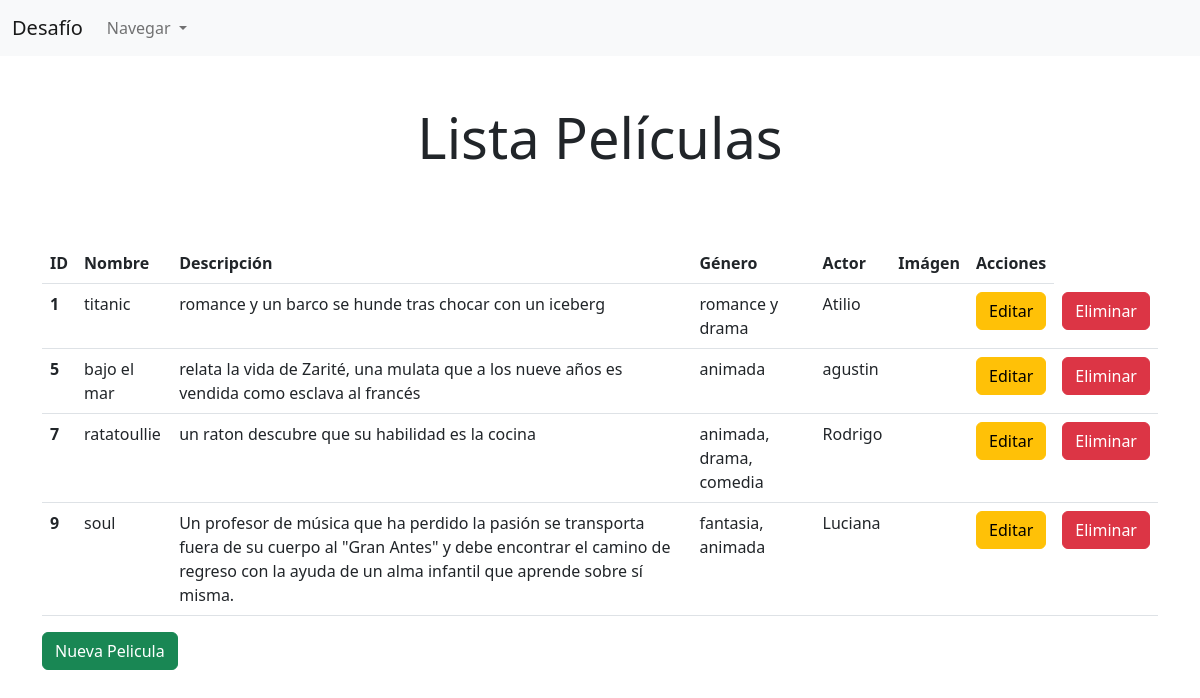
The page /listaPeliculas/ on the database its author committed.
### peliculas/models.py (models this page shows, shortened)
class tablaPelicula(models.Model):
    nombre_pelicula = models.CharField(max_length=200)
    descripcion = models.CharField(max_length=200)
    base = models.BinaryField(blank=True)
    genero = models.CharField(max_length=200)
    persona = models.ForeignKey(tablaPersona, models.CASCADE, blank=True, null=True)

class tablaPersona(models.Model):
    nacimiento = models.DateField()
    nombre = models.CharField(max_length=155)
    apellido = models.CharField(max_length=155)
    dni = models.IntegerField()
    sueldo_mensual = models.IntegerField()
    def __str__(self):
        return "{}".format(self.nombre)

### peliculas/views.py (the view)
# urls.py: path('listaPeliculas/', peliculaView.listarPelicula, name='listaPeliculas'),
    def listarPelicula(request):
        pelicula = tablaPelicula.objects.all()
        return render(request, 'listaPeliculas.html', {'peliculas':pelicula})

### peliculas/templates/listaPeliculas.html (shortened to what this page needs)
{% extends 'base.html' %}
{% load crispy_forms_tags %}
{% block content %}
<br>
<h1 class="text-center display-4 my-4">Lista Películas</h1>
<br>
<br>
<div class="container">
    <table class="table">
        <thead>
            <tr>
                <th scope="col">ID</th>
                <th scope="col">Nombre</th>
                <th scope="col">Descripción</th>
                <th scope="col">Género</th>
                <th scope="col">Actor</th>
                <th scope="col">Imágen</th>
                <th scope="col">Acciones</th>
            </tr>
        </thead>
        <tbody>
            {% for pelicula in peliculas %}
            <tr>
                <th scope="row"> {{ pelicula.id }} </th>
                <td> {{ pelicula.nombre_pelicula }} </td>
                <td> {{ pelicula.descripcion }} </td>
                <td> {{ pelicula.genero }} </td>
                <td> {{ pelicula.persona }} </td>
                <td> {{ pelicula.clob }} </td>
                <td> <a class="btn btn-warning" href="{% url 'editarPelicula' pelicula.id %}">Editar</a> </td>
                <td> <a class="btn btn-danger" href="{% url 'eliminarPelicula' pelicula.id %}">Eliminar</a> </td>
            </tr>
            {% endfor %}
        </tbody>
    </table>
    <a class="btn btn-success" href="{% url 'registrarPelicula' %}">Nueva Pelicula</a>
</div>
{% endblock %}

### rows shown on the page
tablaPelicula: id "1", nombre_pelicula "titanic", descripcion "romance y un barco se hunde tras chocar con un iceberg", genero "romance y drama", persona "Atilio"
tablaPelicula: id "5", nombre_pelicula "bajo el mar", descripcion "relata la vida de Zarité, una mulata que a los nueve años es vendida como esclava al francés", genero "animada", persona "agustin"
tablaPelicula: id "7", nombre_pelicula "ratatoullie", descripcion "un raton descubre que su habilidad es la cocina", genero "animada, drama, comedia", persona "Rodrigo"
tablaPelicula: id "9", nombre_pelicula "soul", descripcion "Un profesor de música que ha perdido la pasión se transporta fuera de su cuerpo al \"Gran Antes\" y debe encontrar el camino de regreso con la ayuda de un alma infantil que aprende sobre sí misma.", genero "fantasia, animada", persona "Luciana"
